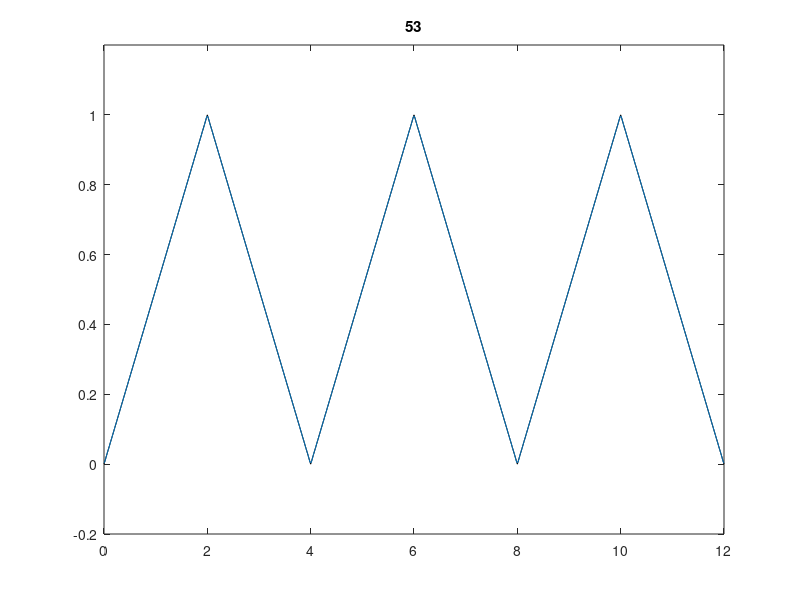

Write the MATLAB code that produced this figure.
close all
clear
clc

N = 53; % Antal koefficienter i syntesen
T0 = 4; % Periodtiden f?r signalen
t = 0:0.01:3*T0; % Tidsvektorn
ph = (length(t)-1)/6;

original = abs(sawtooth(pi/T0*t + pi/2, 0.5));

xN = 0.5;
for l = 1:1:(N+1)/2
    k = 2*l-1;
    ak = -4/((k^2)*pi^2);
    xN = xN + ak*cos(2*pi*(1/T0)*k*t); %formeln f?r ak tagen fr?n Exempel C.21 i boken
    
    %plottning av den syntetiserad signal ?ver den ursprungliga signalen
    plot(t,original,'k')
    hold on
    plot(t,xN)
    axis([0 12 -0.2 1.2])
    title(num2str(k))
    hold off
    pause(0.25)
end